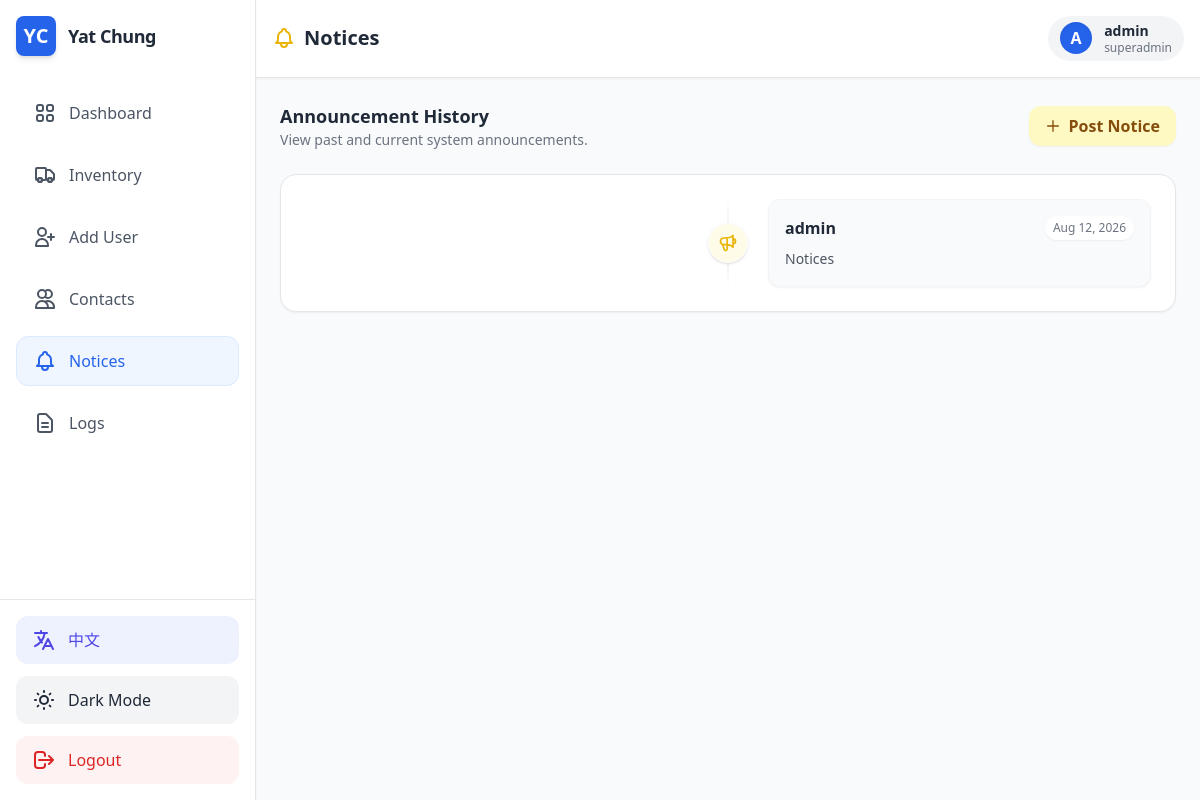
Screenshot of /notices (signed in) with the database file from the repository.
### app.py (models this page shows, shortened)
class Notice(db.Model):
    id = db.Column(db.Integer, primary_key=True)
    content = db.Column(db.Text, nullable=False)
    timestamp = db.Column(db.DateTime, default=datetime.utcnow)
    user_id = db.Column(db.Integer, db.ForeignKey(User.id), nullable=False)
    author = db.relationship('User', backref=db.backref('notices', lazy=True))

class User(UserMixin, db.Model):
    __tablename__ = 'users'
    id = db.Column(db.Integer, primary_key=True)
    username = db.Column(db.String(80), unique=True, nullable=False)
    password_hash = db.Column(db.String(128), nullable=False)
    role = db.Column(db.String(20), nullable=False, default='staff')

### app.py (the view)
@app.route('/notices')
def system_notices():
    try:
        if not current_user.is_authenticated:
            return redirect(url_for('login'))
        new_log = AuditLog(user_id=current_user.id, action="Viewed full system notices directory")
        db.session.add(new_log)
        db.session.commit()
        all_notices = Notice.query.order_by(Notice.timestamp.desc()).all()
        return render_template('notices.html', user=current_user, notices=all_notices)
    except Exception as e:
        print(f"🛑 NOTICES ROUTE ERROR: {str(e)}")
        flash(f"Could not load Notices tab: {str(e)}", "error")
        return redirect(url_for('dashboard'))

### app.py (called while the page is built)
@login_manager.user_loader
def load_user(user_id):
    return User.query.get(int(user_id))

@app.context_processor
def inject_translations():
    lang = flask_session.get('lang', 'en')
    def t(key):
        return TRANSLATIONS.get(lang, {}).get(key, key)
    return dict(t=t, current_lang=lang)

### templates/notices.html (shortened to what this page needs)
{% extends "base.html" %}
{% block header_content %}
<h2 class="text-xl font-bold text-gray-800 dark:text-white flex items-center gap-2">
    {{ t('notices_tab') }}
</h2>
<div class="flex items-center gap-3 px-3 py-1.5 bg-gray-100 dark:bg-gray-700 rounded-full">
    <div class="w-8 h-8 bg-primary text-white rounded-full flex items-center justify-center font-bold shadow-inner">
        {{ user.username[0] | upper if user else 'U' }}
    </div>
    <div class="hidden sm:block text-sm">
        <p class="font-bold leading-tight">{{ user.username if user else 'Staff User' }}</p>
        <p class="text-xs text-gray-500 dark:text-gray-400 leading-tight">{{ user.role if user else 'Staff' }}</p>
    </div>
</div>
{% endblock %}
{% block content %}
<div class="max-w-4xl mx-auto flex flex-col gap-6">
    <div class="flex justify-between items-center">
        <div>
            <h3 class="text-lg font-bold text-gray-800 dark:text-white">Announcement History</h3>
            <p class="text-sm text-gray-500 dark:text-gray-400">View past and current system announcements.</p>
        </div>
        {% if user and user.role in ['owner', 'co_owner', 'senior_staff', 'superadmin'] %}
        <button onclick="openNoticeModal()" class="py-2 px-4 bg-yellow-100 text-yellow-800 dark:bg-yellow-900/30 dark:text-yellow-500 hover:bg-yellow-200 dark:hover:bg-yellow-900/50 rounded-xl font-bold transition-colors shadow-sm flex items-center gap-2">
            <svg class="w-4 h-4" fill="none" stroke="currentColor" viewBox="0 0 24 24"><path stroke-linecap="round" stroke-linejoin="round" stroke-width="2" d="M12 4v16m8-8H4"></path></svg>
            Post Notice
        </button>
        {% endif %}
    </div>
    <div class="bg-white dark:bg-gray-800 border border-gray-200 dark:border-gray-700 rounded-2xl shadow-sm p-6">
        <div class="space-y-6 relative before:absolute before:inset-0 before:ml-5 before:-translate-x-px md:before:mx-auto md:before:translate-x-0 before:h-full before:w-0.5 before:bg-gradient-to-b before:from-transparent before:via-gray-200 dark:before:via-gray-700 before:to-transparent">
            {% for notice in notices %}
            <div class="relative flex items-center justify-between md:justify-normal md:odd:flex-row-reverse group is-active">
                <div class="flex items-center justify-center w-10 h-10 rounded-full border border-white dark:border-gray-900 bg-yellow-50 dark:bg-yellow-900/50 text-yellow-500 shadow shrink-0 md:order-1 md:group-odd:-translate-x-1/2 md:group-even:translate-x-1/2">
                </div>
                <div class="w-[calc(100%-4rem)] md:w-[calc(50%-2.5rem)] bg-gray-50 dark:bg-gray-900/50 p-4 rounded-xl border border-gray-100 dark:border-gray-700 shadow-sm">
                    <div class="flex items-center justify-between mb-2">
                        <span class="font-bold text-gray-800 dark:text-gray-200">{{ notice.author.username }}</span>
                        <span class="text-xs font-medium text-gray-500 dark:text-gray-400 bg-white dark:bg-gray-800 px-2 py-1 rounded-full shadow-sm">{{ notice.timestamp.strftime('%b %d, %Y') }}</span>
                    </div>
                    <p class="text-sm text-gray-600 dark:text-gray-300 leading-relaxed">{{ notice.content }}</p>
                </div>
            </div>
            {% else %}
            <div class="text-center py-12 text-gray-500 dark:text-gray-400 italic">
                No notices have been published to the system yet.
            </div>
            {% endfor %}
        </div>
    </div>
</div>
{% endblock %}

### templates/base.html (shortened to what this page needs)
<!DOCTYPE html>
<html lang="en" class="light">
<head>
    <script src="https://cdn.tailwindcss.com"></script>
</head>
<body class="bg-gray-50 dark:bg-gray-900 text-gray-800 dark:text-gray-100 h-screen flex overflow-hidden">
    {% if user %}
    <aside class="w-24 md:w-64 bg-white dark:bg-gray-800 border-r border-gray-200 dark:border-gray-700 flex flex-col justify-between shadow-sm z-10 transition-all">
        <div class="p-4">
            <div class="flex items-center justify-center md:justify-start gap-3 mb-8">
                <div class="w-10 h-10 bg-primary text-white rounded-lg flex items-center justify-center font-bold text-xl shadow-md">YC</div>
                <h1 class="hidden md:block font-bold text-lg tracking-tight">Yat Chung</h1>
            </div>
            <nav class="space-y-3">
                <a href="{{ url_for('dashboard') }}" class="w-full flex items-center justify-center md:justify-start gap-3 px-4 py-3 rounded-xl font-medium transition-colors border
                    {% if request.endpoint == 'dashboard' %} bg-blue-50 dark:bg-blue-900/30 text-primary border-blue-100 dark:border-blue-800
                    {% else %} border-transparent hover:bg-gray-100 dark:hover:bg-gray-700 text-gray-600 dark:text-gray-300 {% endif %}">
                    <span class="hidden md:inline">{{ t('dashboard') }}</span>
                </a>
                <a href="{{ url_for('inventory') }}" class="w-full flex items-center justify-center md:justify-start gap-3 px-4 py-3 rounded-xl font-medium transition-colors border
                    {% if request.endpoint == 'inventory' %} bg-blue-50 dark:bg-blue-900/30 text-primary border-blue-100 dark:border-blue-800
                    {% else %} border-transparent hover:bg-gray-100 dark:hover:bg-gray-700 text-gray-600 dark:text-gray-300 {% endif %}">
                    <span class="hidden md:inline">{{ t('inventory_tab') }}</span>
                </a>
                {% if user and user.role in ['superadmin', 'owner'] %}
                <button onclick="openUserModal()" class="w-full flex items-center justify-center md:justify-start gap-3 px-4 py-3 hover:bg-gray-100 dark:hover:bg-gray-700 rounded-xl font-medium transition-colors text-gray-600 dark:text-gray-300 border border-transparent">
                    <svg class="w-6 h-6" fill="none" stroke="currentColor" viewBox="0 0 24 24"><path stroke-linecap="round" stroke-linejoin="round" stroke-width="2" d="M18 9v3m0 0v3m0-3h3m-3 0h-3m-2-5a4 4 0 11-8 0 4 4 0 018 0zM3 20a6 6 0 0112 0v1H3v-1z"></path></svg>
                    <span class="hidden md:inline">{{ t('add_user') }}</span>
                </button>
                {% endif %}
                {% if user and user.role != 'investor' %}
                <a href="{{ url_for('customers') }}" class="w-full flex items-center justify-center md:justify-start gap-3 px-4 py-3 rounded-xl font-medium transition-colors border
                    {% if request.endpoint == 'customers' %} bg-blue-50 dark:bg-blue-900/30 text-primary border-blue-100 dark:border-blue-800
                    {% else %} border-transparent hover:bg-gray-100 dark:hover:bg-gray-700 text-gray-600 dark:text-gray-300 {% endif %}">
                    <svg class="w-6 h-6" fill="none" stroke="currentColor" viewBox="0 0 24 24"><path stroke-linecap="round" stroke-linejoin="round" stroke-width="2" d="M12 4.354a4 4 0 110 5.292M15 21H3v-1a6 6 0 0112 0v1zm0 0h6v-1a6 6 0 00-9-5.197M13 7a4 4 0 11-8 0 4 4 0 018 0z"></path></svg>
                    <span class="hidden md:inline">{{ t('contacts') }}</span>
                </a>
                {% endif %}
                <a href="{{ url_for('system_notices') }}" class="w-full flex items-center justify-center md:justify-start gap-3 px-4 py-3 rounded-xl font-medium transition-colors border
                    {% if request.endpoint == 'system_notices' %} bg-blue-50 dark:bg-blue-900/30 text-primary border-blue-100 dark:border-blue-800
                    {% else %} border-transparent hover:bg-gray-100 dark:hover:bg-gray-700 text-gray-600 dark:text-gray-300 {% endif %}">
                    <span class="hidden md:inline">{{ t('notices_tab') }}</span>
                </a>
                {% if user and user.role == 'superadmin' %}
                <a href="{{ url_for('view_logs') }}" class="w-full flex items-center justify-center md:justify-start gap-3 px-4 py-3 rounded-xl font-medium transition-colors border
                    {% if request.endpoint == 'view_logs' %} bg-blue-50 dark:bg-blue-900/30 text-primary border-blue-100 dark:border-blue-800
                    {% else %} border-transparent hover:bg-gray-100 dark:hover:bg-gray-700 text-gray-600 dark:text-gray-300 {% endif %}">
                    <svg class="w-6 h-6" fill="none" stroke="currentColor" viewBox="0 0 24 24"><path stroke-linecap="round" stroke-linejoin="round" stroke-width="2" d="M9 12h6m-6 4h6m2 5H7a2 2 0 01-2-2V5a2 2 0 012-2h5.586a1 1 0 01.707.293l5.414 5.414a1 1 0 01.293.707V19a2 2 0 01-2 2z"></path></svg>
                    <span class="hidden md:inline">{{ t('logs') }}</span>
                </a>
                {% endif %}
            </nav>
        </div>
        <div class="p-4 border-t border-gray-200 dark:border-gray-700 space-y-3">
            <a href="{{ url_for('set_lang', lang='zh' if current_lang == 'en' else 'en') }}" class="w-full flex items-center justify-center md:justify-start gap-3 px-4 py-3 bg-indigo-50 dark:bg-indigo-900/30 text-indigo-600 dark:text-indigo-400 hover:bg-indigo-100 dark:hover:bg-indigo-900/50 rounded-xl font-medium transition-colors">
                <svg class="w-6 h-6" fill="none" stroke="currentColor" viewBox="0 0 24 24"><path stroke-linecap="round" stroke-linejoin="round" stroke-width="2" d="M3 5h12M9 3v2m1.048 9.5A18.022 18.022 0 016.412 9m6.088 9h7M11 21l5-10 5 10M12.751 5C11.783 10.77 8.07 15.61 3 18.129"></path></svg>
                <span class="hidden md:inline">{{ '中文' if current_lang == 'en' else 'English' }}</span>
            </a>
            <button id="theme-toggle" class="w-full flex items-center justify-center md:justify-start gap-3 px-4 py-3 bg-gray-100 dark:bg-gray-700 hover:bg-gray-200 dark:hover:bg-gray-600 rounded-xl font-medium transition-colors">
                <span class="hidden md:inline" id="theme-text">Dark Mode</span>
            </button>
            <a href="{{ url_for('logout') }}" class="w-full flex items-center justify-center md:justify-start gap-3 px-4 py-3 bg-red-50 text-red-600 dark:bg-red-900/20 dark:text-red-400 hover:bg-red-100 dark:hover:bg-red-900/40 rounded-xl font-medium transition-colors">
                <svg class="w-6 h-6" fill="none" stroke="currentColor" viewBox="0 0 24 24"><path stroke-linecap="round" stroke-linejoin="round" stroke-width="2" d="M17 16l4-4m0 0l-4-4m4 4H7m6 4v1a3 3 0 01-3 3H6a3 3 0 01-3-3V7a3 3 0 013-3h4a3 3 0 013 3v1"></path></svg>
                <span class="hidden md:inline">{{ t('logout') }}</span>
            </a>
        </div>
    </aside>
    {% endif %}
    <main class="flex-1 flex flex-col h-full overflow-hidden relative">
        {% if user %}
        <header class="bg-white dark:bg-gray-800 border-b border-gray-200 dark:border-gray-700 p-4 flex justify-between items-center shadow-sm z-0">
            {% block header_content %}{% endblock %}
        </header>
        {% endif %}
        <div class="flex-1 overflow-y-auto p-4 md:p-6">
            {% block content %}
            {% endblock %}
        </div>
    </main>
</body>
</html>

### templates/base.html (style rules this page uses)
body { transition: background-color 0.3s ease, color 0.3s ease; }

### rows the page displays
Notice: content "Notices", author.username "admin", timestamp "Aug 12, 2026"
User: username "A", username "admin", role "superadmin"

### other values shown
{{ t('dashboard') }} "Dashboard"
{{ t('inventory_tab') }} "Inventory"
{{ t('add_user') }} "Add User"
{{ t('contacts') }} "Contacts"
{{ t('logs') }} "Logs"
{{ '中文' if current_lang == 'en' else 'English' }} "中文"
{{ t('logout') }} "Logout"
